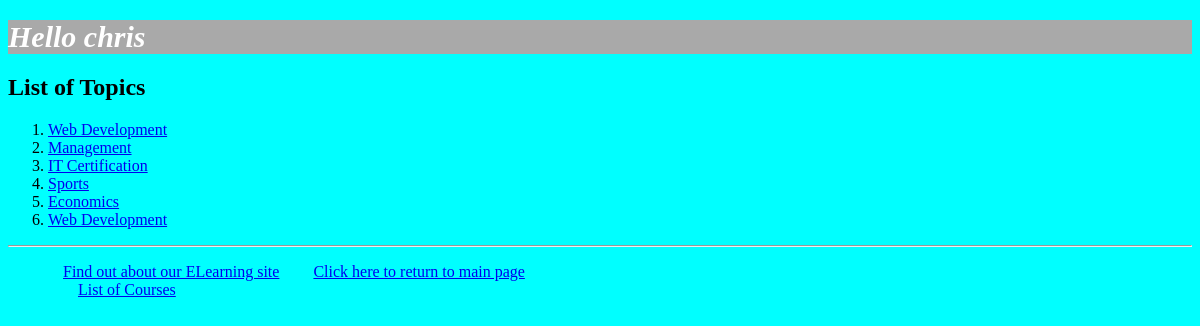
The page /myapp/ (signed in) on the database its author committed.
### myapp/models.py (models this page shows, shortened)
class Topic(models.Model):
    name = models.CharField(max_length=200)
    category = models.CharField(blank=False, max_length=300, default="")

### myapp/views.py (the view)
# urls.py: path(r'', views.index, name='index'),
def index(request):
    top_list = Topic.objects.all().order_by('id')[:10]
    return render(request, 'myapp/index.html', {'top_list': top_list})
    '''Part 1
    2. C) Wr are passing the context variable 'top_list' to the index view
    '''

### myapp/templates/myapp/index.html
{% extends 'myapp/base.html' %}
{% block body_block %}
    {% if top_list %}
         <h2>List of Topics</h2>
            <ol>
                {% for top in top_list %}
                    <li> <a href="/myapp/{{top.id}}">{{ top.name}}</a> </li>
                {% endfor %}
            </ol>
    {% else %}
        <strong>There are no available topics!</strong>
    {% endif %}
{% endblock %}

### myapp/templates/myapp/base.html (shortened to what this page needs)
<!DOCTYPE html>
{% load static %}
<html>
 <head>
 <link rel="stylesheet" type="text/css" href="{% static 'myapp/style.css'%}" />
 </head>
 <body class="color">
 <div>
 <h1>{% block myhdg %}Hello {{user.get_username}} {% endblock %}</h1>
 {% block body_block %}*** {% endblock %}
 </div>
 <hr />
 <div>
 <ul>
 <li class="hbar1"><a href="/myapp/about">Find out about our ELearning site</a></li>
 <li class="hbar1"><a href = "{% url 'myapp:index' %}">Click here to
return to main page</a><br/></li>
     <li class="hbar1"><a href="/myapp/courses">List of Courses</a></li>
 </ul>
 </div>
 </body>
</html>

### myapp/static/myapp/style.css (style rules this page uses)
.hbar1 { display: inline; margin: 15px; color: red; }
h1 { font-size: 30px; color: white; font-style: italic; position: static; background-color: darkgray; }
.color { background-color: aqua; }

### rows shown on the page
Topic: name "Web Development"
Topic: name "Management"
Topic: name "IT Certification"
Topic: name "Sports"
Topic: name "Economics"
Topic: name "Web Development"

### other values the page prints
{{ user.get_username }} "chris"
